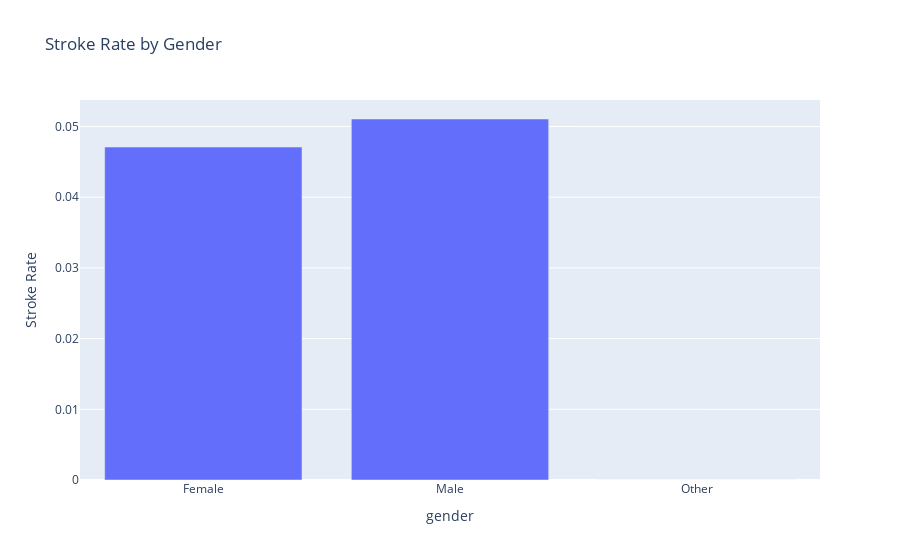

Here is the notebook cell this chart was saved with:
### Code cell
#proportion of strokes for each gender.
stroke_by_gender = data.groupby('gender')['stroke'].mean().reset_index()

fig = px.bar(stroke_by_gender, x='gender', y='stroke',
             labels={'stroke': 'Stroke Rate'},
             title='Stroke Rate by Gender')
fig.show()

### Figure 1 — Plotly figure (JSON) as saved in the notebook; plotly's stock layout.template omitted (floating-point values rounded to 4 significant figures)
{"data": [{"hovertemplate": "gender=%{x}<br>Stroke Rate=%{y}<extra></extra>", "legendgroup": "", "marker": {"color": "#636efa", "pattern": {"shape": ""}}, "name": "", "orientation": "v", "showlegend": false, "textposition": "auto", "type": "bar", "x": ["Female", "Male", "Other"], "xaxis": "x", "y": [0.04709, 0.05106, 0.0], "yaxis": "y"}], "layout": {"barmode": "relative", "legend": {"tracegroupgap": 0}, "title": {"text": "Stroke Rate by Gender"}, "xaxis": {"anchor": "y", "domain": [0, 1], "title": {"text": "gender"}}, "yaxis": {"anchor": "x", "domain": [0, 1], "title": {"text": "Stroke Rate"}}}}
